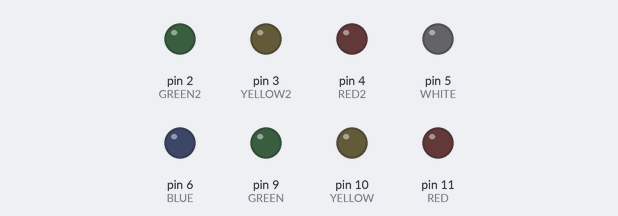
Bench run of a sketch on a simulated Arduino Uno, built with avr-gcc and run on an emulated ATmega328P. On the bench: output pins drawn as LEDs (lit = HIGH).

Above: at 0.1 s.
At 3.1 s:
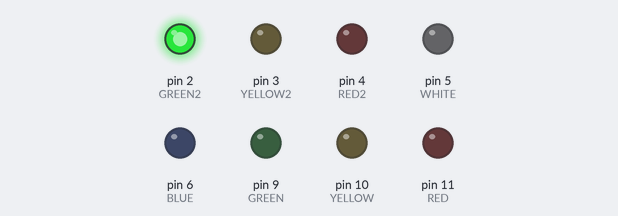
At 9.1 s:
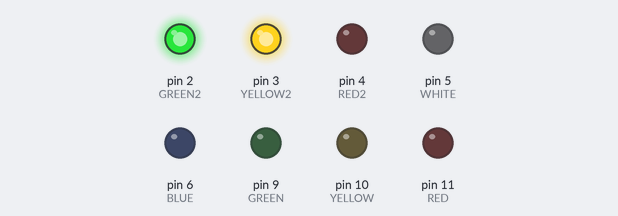
At 18.1 s:
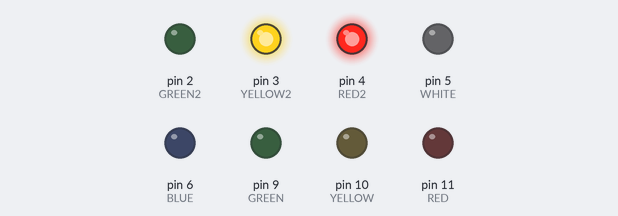
At 27.1 s:
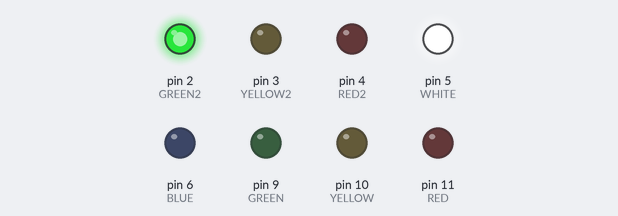
At 36.1 s:
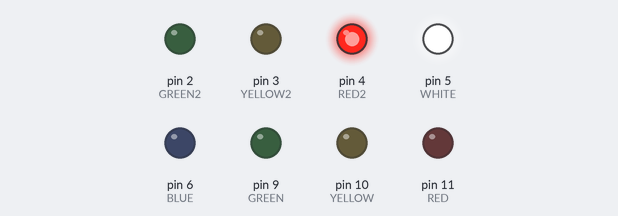
Timing chart, 0 to 40.0 s (numbered marks = the images above):
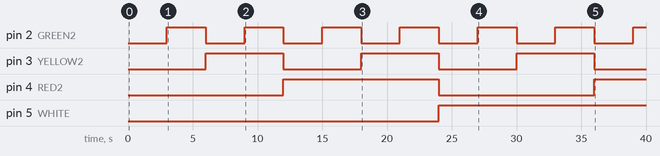

Measured:
- by itself, pin 2 (GREEN2): alternates HIGH for 3.0 s and LOW for 3.0 s
- by itself, pin 3 (YELLOW2): alternates HIGH for 6.0 s and LOW for 6.0 s
- by itself, pin 4 (RED2): LOW → HIGH at 12.0 s, → LOW 12.0 s later, → HIGH 12.0 s later
- by itself, pin 5 (WHITE): LOW → HIGH at 24.0 s

The sketch:

binaryCounter.ino
```cpp
#define RED 11
#define RED2 4
#define YELLOW 10
#define YELLOW2 3
#define GREEN 9
#define GREEN2 2
#define BLUE 6
#define WHITE 5
#define RED_DELAY 500
#define GAP 3000
#define END 2000

void setup() {
  // put your setup code here, to run once:
  pinMode(RED, OUTPUT);
  pinMode(YELLOW, OUTPUT);
  pinMode(GREEN, OUTPUT);
  pinMode(BLUE, OUTPUT);
  pinMode(WHITE, OUTPUT);
  pinMode(RED2, OUTPUT);
  pinMode(YELLOW2, OUTPUT);
  pinMode(GREEN2, OUTPUT);
}

//idea turn it into recursive
// the inner most loop represents the least significant digit
// which will change on every iteration
void binaryCount()
{
  for(int i = 0; i < 2; i++)
  {
    (i % 2 == 0) ? digitalWrite(RED, LOW): digitalWrite(RED, HIGH);
    for(int j = 0; j < 2; j++)
    {
      (j % 2 == 0) ? digitalWrite(YELLOW, LOW) : digitalWrite(YELLOW, HIGH);
      for(int k = 0; k < 2; k++)
      {
        (k % 2 == 0) ? digitalWrite(GREEN, LOW) : digitalWrite(GREEN, HIGH);
        for(int c = 0; c < 2; c++)
        {
          (c % 2 == 0) ? digitalWrite(BLUE, LOW) : digitalWrite(BLUE, HIGH);
          for(int d = 0; d < 2; d++)
          {
            (d % 2 == 0) ? digitalWrite(WHITE, LOW) : digitalWrite(WHITE, HIGH);
            for(int e = 0; e < 2; e++)
            {
              (e % 2 == 0) ? digitalWrite(RED2, LOW) : digitalWrite(RED2, HIGH);
              for(int f = 0; f < 2; f++)
              {
                (f % 2 == 0) ? digitalWrite(YELLOW2, LOW) : digitalWrite(YELLOW2, HIGH);
                for(int g = 0; g < 2; g++)
                {
                  (g % 2 == 0) ? digitalWrite(GREEN2, LOW) : digitalWrite(GREEN2, HIGH);
                  delay(GAP);
                }
              }
            }
          }
        }
      }
    }
  }
}

void loop() {
  // put your main code here, to run repeatedly:
  binaryCount();
  delay(END);
}
```
